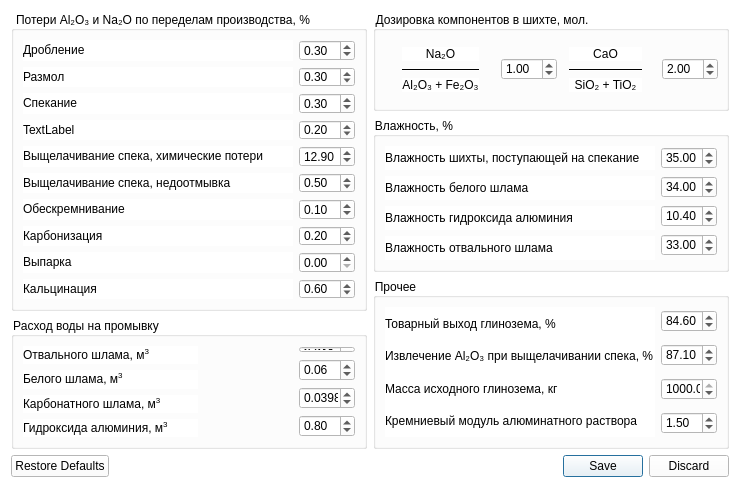
<?xml version="1.0" encoding="UTF-8"?>
<ui version="4.0">
 <class>Settings</class>
 <widget class="QDialog" name="Settings">
  <property name="geometry">
   <rect>
    <x>0</x>
    <y>0</y>
    <width>740</width>
    <height>488</height>
   </rect>
  </property>
  <property name="windowTitle">
   <string>Настройки</string>
  </property>
  <property name="windowIcon">
   <iconset>
    <normaloff>images/settings.png</normaloff>images/settings.png</iconset>
  </property>
  <property name="autoFillBackground">
   <bool>false</bool>
  </property>
  <property name="styleSheet">
   <string notr="true">background-color:white
</string>
  </property>
  <layout class="QVBoxLayout" name="verticalLayout_13">
   <item>
    <layout class="QHBoxLayout" name="horizontalLayout_11">
     <item>
      <layout class="QVBoxLayout" name="verticalLayout_10" stretch="0,0">
       <item>
        <widget class="QGroupBox" name="groupBox_5">
         <property name="minimumSize">
          <size>
           <width>0</width>
           <height>286</height>
          </size>
         </property>
         <property name="title">
          <string>Потери Al₂O₃ и Na₂O по переделам производства, %</string>
         </property>
         <layout class="QHBoxLayout" name="horizontalLayout">
          <item>
           <layout class="QVBoxLayout" name="verticalLayout_3">
            <item>
             <widget class="QLabel" name="label_18">
              <property name="text">
               <string>&lt;html&gt;&lt;head/&gt;&lt;body&gt;&lt;p&gt;Дробление&lt;/p&gt;&lt;/body&gt;&lt;/html&gt;</string>
              </property>
             </widget>
            </item>
            <item>
             <widget class="QLabel" name="label_21">
              <property name="text">
               <string>&lt;html&gt;&lt;head/&gt;&lt;body&gt;&lt;p&gt;Размол&lt;/p&gt;&lt;/body&gt;&lt;/html&gt;</string>
              </property>
             </widget>
            </item>
            <item>
             <widget class="QLabel" name="label_19">
              <property name="text">
               <string>&lt;html&gt;&lt;head/&gt;&lt;body&gt;&lt;p&gt;Спекание&lt;/p&gt;&lt;/body&gt;&lt;/html&gt;</string>
              </property>
             </widget>
            </item>
            <item>
             <widget class="QLabel" name="label_13">
              <property name="text">
               <string>TextLabel</string>
              </property>
             </widget>
            </item>
            <item>
             <widget class="QLabel" name="label_22">
              <property name="lineWidth">
               <number>1</number>
              </property>
              <property name="text">
               <string>&lt;html&gt;&lt;head/&gt;&lt;body&gt;&lt;p&gt;Выщелачивание спека, химические потери&lt;/p&gt;&lt;/body&gt;&lt;/html&gt;</string>
              </property>
              <property name="alignment">
               <set>Qt::AlignLeading|Qt::AlignLeft|Qt::AlignVCenter</set>
              </property>
              <property name="margin">
               <number>0</number>
              </property>
             </widget>
            </item>
            <item>
             <widget class="QLabel" name="label_23">
              <property name="text">
               <string>&lt;html&gt;&lt;head/&gt;&lt;body&gt;&lt;p&gt;Выщелачивание спека, недоотмывка&lt;/p&gt;&lt;/body&gt;&lt;/html&gt;</string>
              </property>
              <property name="alignment">
               <set>Qt::AlignLeading|Qt::AlignLeft|Qt::AlignVCenter</set>
              </property>
              <property name="margin">
               <number>0</number>
              </property>
             </widget>
            </item>
            <item>
             <widget class="QLabel" name="label_24">
              <property name="text">
               <string>&lt;html&gt;&lt;head/&gt;&lt;body&gt;&lt;p&gt;Обескремнивание&lt;/p&gt;&lt;/body&gt;&lt;/html&gt;</string>
              </property>
             </widget>
            </item>
            <item>
             <widget class="QLabel" name="label_25">
              <property name="text">
               <string>&lt;html&gt;&lt;head/&gt;&lt;body&gt;&lt;p&gt;Карбонизация&lt;/p&gt;&lt;/body&gt;&lt;/html&gt;</string>
              </property>
             </widget>
            </item>
            <item>
             <widget class="QLabel" name="label_26">
              <property name="text">
               <string>&lt;html&gt;&lt;head/&gt;&lt;body&gt;&lt;p&gt;Выпарка&lt;/p&gt;&lt;/body&gt;&lt;/html&gt;</string>
              </property>
             </widget>
            </item>
            <item>
             <widget class="QLabel" name="label_27">
              <property name="text">
               <string>&lt;html&gt;&lt;head/&gt;&lt;body&gt;&lt;p&gt;Кальцинация&lt;/p&gt;&lt;/body&gt;&lt;/html&gt;</string>
              </property>
             </widget>
            </item>
           </layout>
          </item>
          <item>
           <layout class="QVBoxLayout" name="verticalLayout_4">
            <item>
             <widget class="QDoubleSpinBox" name="Crushing">
              <property name="maximumSize">
               <size>
                <width>56</width>
                <height>16777215</height>
               </size>
              </property>
              <property name="value">
               <double>0.300000000000000</double>
              </property>
             </widget>
            </item>
            <item>
             <widget class="QDoubleSpinBox" name="Grind">
              <property name="maximumSize">
               <size>
                <width>56</width>
                <height>16777215</height>
               </size>
              </property>
              <property name="value">
               <double>0.300000000000000</double>
              </property>
             </widget>
            </item>
            <item>
             <widget class="QDoubleSpinBox" name="Baking">
              <property name="maximumSize">
               <size>
                <width>56</width>
                <height>16777215</height>
               </size>
              </property>
              <property name="value">
               <double>0.300000000000000</double>
              </property>
             </widget>
            </item>
            <item>
             <widget class="QDoubleSpinBox" name="Calcination_2">
              <property name="maximumSize">
               <size>
                <width>56</width>
                <height>16777215</height>
               </size>
              </property>
              <property name="value">
               <double>0.200000000000000</double>
              </property>
             </widget>
            </item>
            <item>
             <widget class="QDoubleSpinBox" name="ChemicalLosses">
              <property name="maximumSize">
               <size>
                <width>56</width>
                <height>16777215</height>
               </size>
              </property>
              <property name="value">
               <double>12.900000000000000</double>
              </property>
             </widget>
            </item>
            <item>
             <widget class="QDoubleSpinBox" name="Underwashing">
              <property name="maximumSize">
               <size>
                <width>56</width>
                <height>16777215</height>
               </size>
              </property>
              <property name="value">
               <double>0.500000000000000</double>
              </property>
             </widget>
            </item>
            <item>
             <widget class="QDoubleSpinBox" name="Desilting">
              <property name="maximumSize">
               <size>
                <width>56</width>
                <height>16777215</height>
               </size>
              </property>
              <property name="value">
               <double>0.100000000000000</double>
              </property>
             </widget>
            </item>
            <item>
             <widget class="QDoubleSpinBox" name="Carbonation">
              <property name="maximumSize">
               <size>
                <width>56</width>
                <height>16777215</height>
               </size>
              </property>
              <property name="value">
               <double>0.200000000000000</double>
              </property>
             </widget>
            </item>
            <item>
             <widget class="QDoubleSpinBox" name="Evaporation">
              <property name="maximumSize">
               <size>
                <width>56</width>
                <height>16777215</height>
               </size>
              </property>
             </widget>
            </item>
            <item>
             <widget class="QDoubleSpinBox" name="Calcination">
              <property name="maximumSize">
               <size>
                <width>56</width>
                <height>16777215</height>
               </size>
              </property>
              <property name="value">
               <double>0.600000000000000</double>
              </property>
             </widget>
            </item>
           </layout>
          </item>
         </layout>
        </widget>
       </item>
       <item>
        <widget class="QGroupBox" name="groupBox_4">
         <property name="maximumSize">
          <size>
           <width>16777215</width>
           <height>16777215</height>
          </size>
         </property>
         <property name="title">
          <string>Расход воды на промывку</string>
         </property>
         <layout class="QHBoxLayout" name="horizontalLayout_2">
          <property name="spacing">
           <number>6</number>
          </property>
          <property name="leftMargin">
           <number>9</number>
          </property>
          <property name="bottomMargin">
           <number>9</number>
          </property>
          <item>
           <layout class="QVBoxLayout" name="verticalLayout_5">
            <item>
             <widget class="QLabel" name="label_14">
              <property name="text">
               <string>&lt;html&gt;&lt;head/&gt;&lt;body&gt;&lt;p&gt;Отвального шлама, м&lt;span style=&quot; vertical-align:super;&quot;&gt;3&lt;/span&gt;&lt;/p&gt;&lt;/body&gt;&lt;/html&gt;</string>
              </property>
             </widget>
            </item>
            <item>
             <widget class="QLabel" name="label_17">
              <property name="text">
               <string>&lt;html&gt;&lt;head/&gt;&lt;body&gt;&lt;p&gt;Белого шлама, м&lt;span style=&quot; vertical-align:super;&quot;&gt;3&lt;/span&gt;&lt;/p&gt;&lt;/body&gt;&lt;/html&gt;</string>
              </property>
             </widget>
            </item>
            <item>
             <widget class="QLabel" name="label_15">
              <property name="text">
               <string>&lt;html&gt;&lt;head/&gt;&lt;body&gt;&lt;p&gt;Карбонатного шлама, м&lt;span style=&quot; vertical-align:super;&quot;&gt;3&lt;/span&gt;&lt;/p&gt;&lt;/body&gt;&lt;/html&gt;</string>
              </property>
             </widget>
            </item>
            <item>
             <widget class="QLabel" name="label_16">
              <property name="text">
               <string>&lt;html&gt;&lt;head/&gt;&lt;body&gt;&lt;p&gt;Гидроксида алюминия, м&lt;span style=&quot; vertical-align:super;&quot;&gt;3&lt;/span&gt;&lt;/p&gt;&lt;/body&gt;&lt;/html&gt;</string>
              </property>
             </widget>
            </item>
           </layout>
          </item>
          <item>
           <layout class="QVBoxLayout" name="verticalLayout_6">
            <property name="leftMargin">
             <number>95</number>
            </property>
            <item>
             <widget class="QDoubleSpinBox" name="DumpMud">
              <property name="minimumSize">
               <size>
                <width>0</width>
                <height>3</height>
               </size>
              </property>
              <property name="maximumSize">
               <size>
                <width>56</width>
                <height>16777215</height>
               </size>
              </property>
              <property name="decimals">
               <number>3</number>
              </property>
              <property name="value">
               <double>6.938000000000000</double>
              </property>
             </widget>
            </item>
            <item>
             <widget class="QDoubleSpinBox" name="WhiteMud">
              <property name="maximumSize">
               <size>
                <width>56</width>
                <height>16777215</height>
               </size>
              </property>
              <property name="value">
               <double>0.060000000000000</double>
              </property>
             </widget>
            </item>
            <item>
             <widget class="QDoubleSpinBox" name="CarbonMud">
              <property name="maximumSize">
               <size>
                <width>56</width>
                <height>16777215</height>
               </size>
              </property>
              <property name="decimals">
               <number>4</number>
              </property>
              <property name="value">
               <double>0.039800000000000</double>
              </property>
             </widget>
            </item>
            <item>
             <widget class="QDoubleSpinBox" name="AluminumHydroxide">
              <property name="maximumSize">
               <size>
                <width>56</width>
                <height>16777215</height>
               </size>
              </property>
              <property name="value">
               <double>0.800000000000000</double>
              </property>
             </widget>
            </item>
           </layout>
          </item>
         </layout>
        </widget>
       </item>
      </layout>
     </item>
     <item>
      <layout class="QVBoxLayout" name="verticalLayout_9" stretch="0,0,1">
       <item>
        <widget class="QGroupBox" name="groupBox_2">
         <property name="maximumSize">
          <size>
           <width>16777215</width>
           <height>100</height>
          </size>
         </property>
         <property name="title">
          <string>Дозировка компонентов в шихте, мол.</string>
         </property>
         <layout class="QHBoxLayout" name="horizontalLayout_10">
          <property name="leftMargin">
           <number>26</number>
          </property>
          <property name="rightMargin">
           <number>0</number>
          </property>
          <item>
           <layout class="QHBoxLayout" name="horizontalLayout_8">
            <property name="spacing">
             <number>22</number>
            </property>
            <property name="rightMargin">
             <number>6</number>
            </property>
            <item>
             <layout class="QHBoxLayout" name="horizontalLayout_3">
              <property name="spacing">
               <number>3</number>
              </property>
              <item>
               <layout class="QVBoxLayout" name="verticalLayout">
                <property name="spacing">
                 <number>0</number>
                </property>
                <property name="leftMargin">
                 <number>0</number>
                </property>
                <item>
                 <widget class="QLabel" name="label_3">
                  <property name="sizePolicy">
                   <sizepolicy hsizetype="Preferred" vsizetype="Maximum">
                    <horstretch>0</horstretch>
                    <verstretch>0</verstretch>
                   </sizepolicy>
                  </property>
                  <property name="text">
                   <string>&lt;html&gt;&lt;head/&gt;&lt;body&gt;&lt;p&gt;Na₂O&lt;/p&gt;&lt;/body&gt;&lt;/html&gt;</string>
                  </property>
                  <property name="alignment">
                   <set>Qt::AlignCenter</set>
                  </property>
                 </widget>
                </item>
                <item>
                 <widget class="Line" name="line">
                  <property name="frameShadow">
                   <enum>QFrame::Plain</enum>
                  </property>
                  <property name="lineWidth">
                   <number>0</number>
                  </property>
                  <property name="midLineWidth">
                   <number>0</number>
                  </property>
                  <property name="orientation">
                   <enum>Qt::Horizontal</enum>
                  </property>
                 </widget>
                </item>
                <item>
                 <widget class="QLabel" name="label_4">
                  <property name="sizePolicy">
                   <sizepolicy hsizetype="Minimum" vsizetype="Maximum">
                    <horstretch>0</horstretch>
                    <verstretch>0</verstretch>
                   </sizepolicy>
                  </property>
                  <property name="text">
                   <string>Al₂O₃ + Fe₂O₃</string>
                  </property>
                  <property name="alignment">
                   <set>Qt::AlignCenter</set>
                  </property>
                 </widget>
                </item>
               </layout>
              </item>
             </layout>
            </item>
            <item>
             <widget class="QDoubleSpinBox" name="Na2O">
              <property name="maximumSize">
               <size>
                <width>56</width>
                <height>16777215</height>
               </size>
              </property>
              <property name="value">
               <double>1.000000000000000</double>
              </property>
             </widget>
            </item>
           </layout>
          </item>
          <item>
           <layout class="QHBoxLayout" name="horizontalLayout_6">
            <property name="spacing">
             <number>20</number>
            </property>
            <property name="leftMargin">
             <number>0</number>
            </property>
            <property name="rightMargin">
             <number>8</number>
            </property>
            <item>
             <layout class="QHBoxLayout" name="horizontalLayout_4">
              <item>
               <layout class="QVBoxLayout" name="verticalLayout_2">
                <property name="spacing">
                 <number>0</number>
                </property>
                <property name="leftMargin">
                 <number>0</number>
                </property>
                <item>
                 <widget class="QLabel" name="label_5">
                  <property name="sizePolicy">
                   <sizepolicy hsizetype="Preferred" vsizetype="Maximum">
                    <horstretch>0</horstretch>
                    <verstretch>0</verstretch>
                   </sizepolicy>
                  </property>
                  <property name="text">
                   <string>&lt;html&gt;&lt;head/&gt;&lt;body&gt;&lt;p&gt;CaO&lt;/p&gt;&lt;/body&gt;&lt;/html&gt;</string>
                  </property>
                  <property name="alignment">
                   <set>Qt::AlignCenter</set>
                  </property>
                 </widget>
                </item>
                <item>
                 <widget class="Line" name="line_2">
                  <property name="frameShadow">
                   <enum>QFrame::Plain</enum>
                  </property>
                  <property name="lineWidth">
                   <number>0</number>
                  </property>
                  <property name="midLineWidth">
                   <number>0</number>
                  </property>
                  <property name="orientation">
                   <enum>Qt::Horizontal</enum>
                  </property>
                 </widget>
                </item>
                <item>
                 <widget class="QLabel" name="label_6">
                  <property name="sizePolicy">
                   <sizepolicy hsizetype="Minimum" vsizetype="Maximum">
                    <horstretch>0</horstretch>
                    <verstretch>0</verstretch>
                   </sizepolicy>
                  </property>
                  <property name="text">
                   <string>SiO₂ + TiO₂</string>
                  </property>
                  <property name="alignment">
                   <set>Qt::AlignCenter</set>
                  </property>
                 </widget>
                </item>
               </layout>
              </item>
             </layout>
            </item>
            <item>
             <widget class="QDoubleSpinBox" name="CaO">
              <property name="maximumSize">
               <size>
                <width>56</width>
                <height>16777215</height>
               </size>
              </property>
              <property name="value">
               <double>2.000000000000000</double>
              </property>
             </widget>
            </item>
           </layout>
          </item>
         </layout>
        </widget>
       </item>
       <item>
        <widget class="QGroupBox" name="groupBox">
         <property name="styleSheet">
          <string notr="true"/>
         </property>
         <property name="title">
          <string>Влажность, %</string>
         </property>
         <layout class="QHBoxLayout" name="horizontalLayout_7">
          <property name="bottomMargin">
           <number>9</number>
          </property>
          <item>
           <layout class="QVBoxLayout" name="verticalLayout_11">
            <item>
             <widget class="QLabel" name="label_2">
              <property name="text">
               <string>Влажность шихты, поступающей на спекание</string>
              </property>
              <property name="wordWrap">
               <bool>false</bool>
              </property>
             </widget>
            </item>
            <item>
             <widget class="QLabel" name="label_7">
              <property name="text">
               <string>Влажность белого шлама</string>
              </property>
             </widget>
            </item>
            <item>
             <widget class="QLabel" name="label_11">
              <property name="text">
               <string>Влажность гидроксида алюминия</string>
              </property>
             </widget>
            </item>
            <item>
             <widget class="QLabel" name="label_10">
              <property name="text">
               <string>Влажность отвального шлама</string>
              </property>
             </widget>
            </item>
           </layout>
          </item>
          <item>
           <layout class="QVBoxLayout" name="verticalLayout_12">
            <item>
             <widget class="QDoubleSpinBox" name="ChargeHumidity">
              <property name="maximumSize">
               <size>
                <width>56</width>
                <height>16777215</height>
               </size>
              </property>
              <property name="value">
               <double>35.000000000000000</double>
              </property>
             </widget>
            </item>
            <item>
             <widget class="QDoubleSpinBox" name="HumidityWhiteMud">
              <property name="maximumSize">
               <size>
                <width>56</width>
                <height>16777215</height>
               </size>
              </property>
              <property name="value">
               <double>34.000000000000000</double>
              </property>
             </widget>
            </item>
            <item>
             <widget class="QDoubleSpinBox" name="HumidityAluminumHydroxide">
              <property name="maximumSize">
               <size>
                <width>56</width>
                <height>16777215</height>
               </size>
              </property>
              <property name="value">
               <double>10.400000000000000</double>
              </property>
             </widget>
            </item>
            <item>
             <widget class="QDoubleSpinBox" name="HumidityDumpMud">
              <property name="maximumSize">
               <size>
                <width>56</width>
                <height>16777215</height>
               </size>
              </property>
              <property name="value">
               <double>33.000000000000000</double>
              </property>
             </widget>
            </item>
           </layout>
          </item>
         </layout>
        </widget>
       </item>
       <item>
        <widget class="QGroupBox" name="groupBox_3">
         <property name="maximumSize">
          <size>
           <width>16777204</width>
           <height>171</height>
          </size>
         </property>
         <property name="title">
          <string>Прочее</string>
         </property>
         <layout class="QHBoxLayout" name="horizontalLayout_5">
          <item>
           <layout class="QVBoxLayout" name="verticalLayout_7">
            <property name="spacing">
             <number>0</number>
            </property>
            <item>
             <widget class="QLabel" name="label_8">
              <property name="text">
               <string>Товарный выход глинозема, %</string>
              </property>
             </widget>
            </item>
            <item>
             <widget class="QLabel" name="label_9">
              <property name="text">
               <string>&lt;html&gt;&lt;head/&gt;&lt;body&gt;&lt;p&gt;Извлечение Al₂O₃ при выщелачивании спека, %&lt;/p&gt;&lt;/body&gt;&lt;/html&gt;</string>
              </property>
              <property name="wordWrap">
               <bool>false</bool>
              </property>
             </widget>
            </item>
            <item>
             <widget class="QLabel" name="label_12">
              <property name="text">
               <string>Масса исходного глинозема, кг</string>
              </property>
             </widget>
            </item>
            <item>
             <widget class="QLabel" name="label">
              <property name="text">
               <string>Кремниевый модуль алюминатного раствора</string>
              </property>
              <property name="wordWrap">
               <bool>true</bool>
              </property>
             </widget>
            </item>
           </layout>
          </item>
          <item>
           <layout class="QVBoxLayout" name="verticalLayout_8">
            <property name="spacing">
             <number>9</number>
            </property>
            <property name="bottomMargin">
             <number>0</number>
            </property>
            <item>
             <widget class="QDoubleSpinBox" name="Release">
              <property name="maximumSize">
               <size>
                <width>56</width>
                <height>16777215</height>
               </size>
              </property>
              <property name="value">
               <double>84.599999999999994</double>
              </property>
             </widget>
            </item>
            <item>
             <widget class="QDoubleSpinBox" name="Extract">
              <property name="maximumSize">
               <size>
                <width>56</width>
                <height>16777215</height>
               </size>
              </property>
              <property name="value">
               <double>87.099999999999994</double>
              </property>
             </widget>
            </item>
            <item>
             <widget class="QDoubleSpinBox" name="Mass">
              <property name="maximumSize">
               <size>
                <width>56</width>
                <height>16777215</height>
               </size>
              </property>
              <property name="maximum">
               <double>1000.000000000000000</double>
              </property>
              <property name="value">
               <double>1000.000000000000000</double>
              </property>
             </widget>
            </item>
            <item>
             <widget class="QDoubleSpinBox" name="SiliconModule">
              <property name="maximumSize">
               <size>
                <width>56</width>
                <height>16777215</height>
               </size>
              </property>
              <property name="value">
               <double>1.500000000000000</double>
              </property>
             </widget>
            </item>
           </layout>
          </item>
         </layout>
        </widget>
       </item>
      </layout>
     </item>
    </layout>
   </item>
   <item>
    <widget class="QDialogButtonBox" name="buttonBox">
     <property name="orientation">
      <enum>Qt::Horizontal</enum>
     </property>
     <property name="standardButtons">
      <set>QDialogButtonBox::Discard|QDialogButtonBox::RestoreDefaults|QDialogButtonBox::Save</set>
     </property>
     <property name="centerButtons">
      <bool>false</bool>
     </property>
    </widget>
   </item>
  </layout>
 </widget>
 <resources/>
 <connections>
  <connection>
   <sender>buttonBox</sender>
   <signal>accepted()</signal>
   <receiver>Settings</receiver>
   <slot>accept()</slot>
   <hints>
    <hint type="sourcelabel">
     <x>248</x>
     <y>254</y>
    </hint>
    <hint type="destinationlabel">
     <x>157</x>
     <y>274</y>
    </hint>
   </hints>
  </connection>
  <connection>
   <sender>buttonBox</sender>
   <signal>rejected()</signal>
   <receiver>Settings</receiver>
   <slot>reject()</slot>
   <hints>
    <hint type="sourcelabel">
     <x>316</x>
     <y>260</y>
    </hint>
    <hint type="destinationlabel">
     <x>286</x>
     <y>274</y>
    </hint>
   </hints>
  </connection>
 </connections>
</ui>
